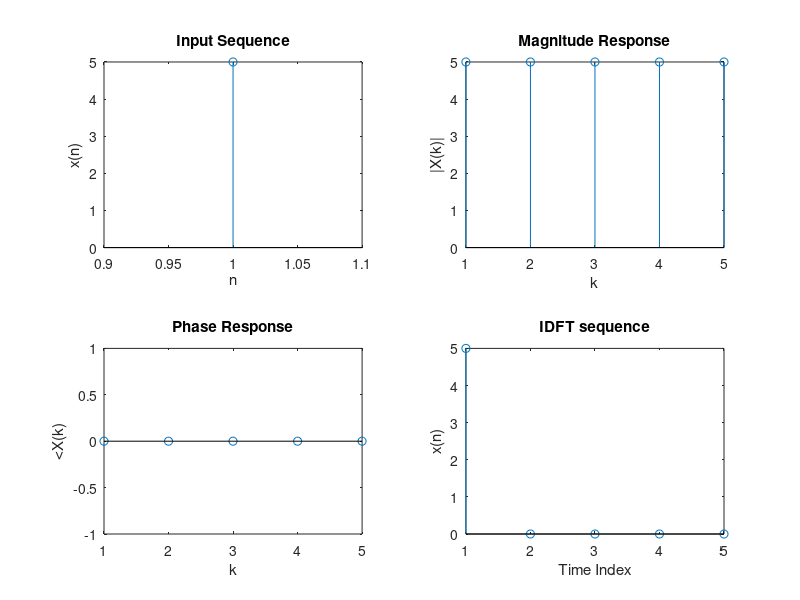

MATLAB code for this plot:
clc
close all;
clear all;
xn=input('Enter the sequence x(n)'); %Get the sequence from user
ln=length(xn); %find the length of the sequence
dftlength=input('Enter the length of fft');
%-------------------------------------------------------------
%code block to find the DFT of the sequence
%-----------------------------------------------------------
xk=fft(xn,dftlength);
%------------------------------------------------------------
%code block to plot the input sequence
%------------------------------------------------------------
subplot(2,2,1);
stem(xn);
ylabel ('x(n)');
xlabel ('n');
title('Input Sequence');
%---------------------------------------------------------------
%code block to plot the magnitude response
%------------------------------------------------------------
magnitude=abs(xk); % Find the magnitudes of individual DFT points
subplot(2,2,2);
stem(magnitude);
ylabel ('|X(k)|');
xlabel ('k');
title ('Magnitude Response');
%-------------------------------------------------
%Code block to plot the phase response
%-----------------------------------------------
phase=angle(xk) ;
subplot(2,2,3);
stem(phase);
ylabel ('<X(k)');
xlabel ('k');
title('Phase Response');
%------------------------------------------------------------
% Code block to find the IDFT of the sequence
%------------------------------------------------------------
xn=ifft(xk);
%------------------------------------------------------------
%code block to retrieve the original sequence
%------------------------------------------------------------
subplot(2,2,4);
stem(xn);
ylabel ('x(n)');
xlabel ('Time Index');
title('IDFT sequence');
